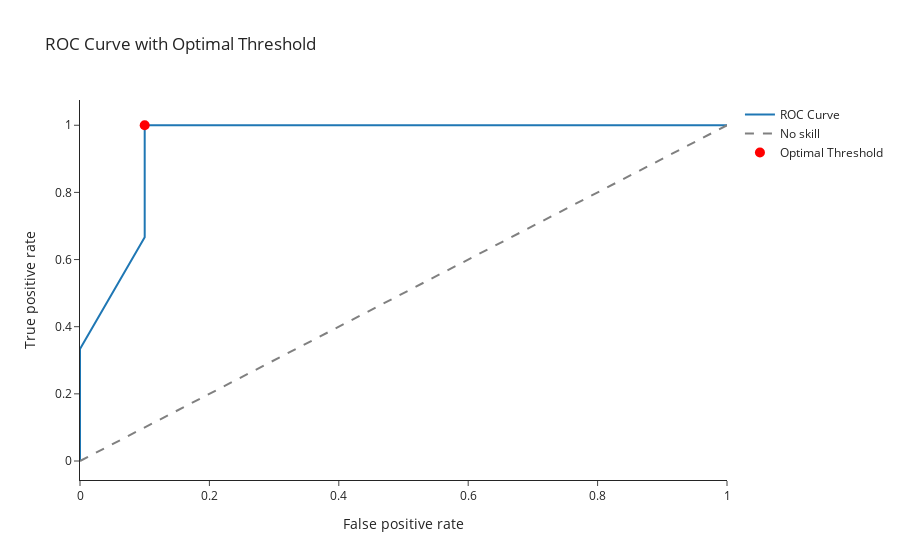

The notebook cell this image was saved under:
### Code cell
find_optimal_auc_threshold(true, pred)
